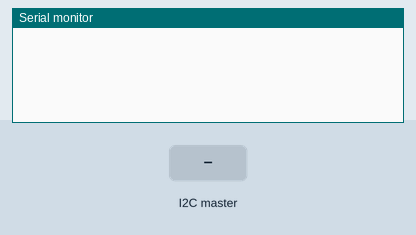
Simulated run of this sketch. Board: Arduino Uno, built with avr-gcc and run on an emulated ATmega328P. Parts: the last lines printed to the serial monitor. Inputs (shaded band) come from the test bench.

Above: at 1.2 s.
1.3 s: the I2C master sends the byte 1
At 2.5 s:
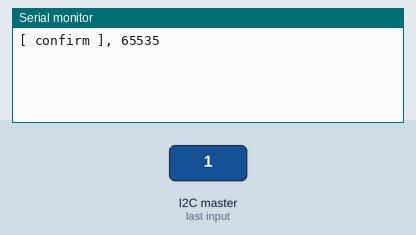
2.8 s: the I2C master sends the byte 0
At 3.6 s:
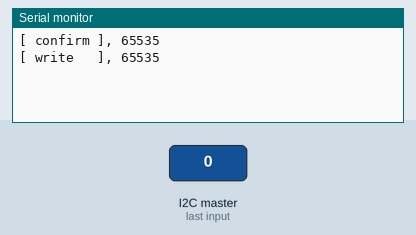
4.3 s: the I2C master sends the byte 2
At 4.8 s:
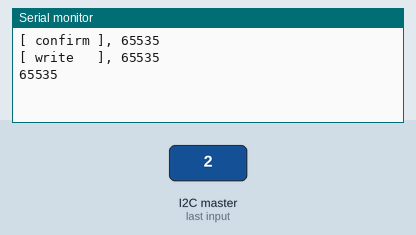

Measured:
- after the input at 1.3 s, the serial monitor: prints a new line at once (image 1)
- after the input at 2.8 s, the serial monitor: prints a new line at once (image 2)
- after the input at 4.3 s, the serial monitor: prints a new line at once (image 3)

The sketch:

test-slave.ino
```cpp
#include <Wire.h>

byte buffer[2];


void setup() {
  Wire.begin(0x20);             // join i2c bus with address #8
  Wire.onReceive(receiveEvent); // register event
  Serial.begin(9600);           // start serial for output
}

void loop() {
  //
}

void receiveEvent(int count) {

//  Serial.print(count);
//  Serial.print("\n");
  String msg = getWord(Wire.read());
  byte b1 = Wire.read();
  byte b2 = Wire.read();
  uint16_t val = (b1 << 8) | b2;
  Serial.print(msg);
  Serial.print(val);

  Serial.print("\n");
}

String getWord(int hex) {
  switch (hex) {
    case 0x0: return "[ write   ], ";
    case 0x1: return "[ confirm ], ";
    case 0x3: return "[ update  ], ";
    case 0x4: return "[ turnoff ], ";
    case 0x6: return "[ int ref ], ";
    case 0x7: return "[ ext ref ], ";
    default: return "";
  }
}
```
